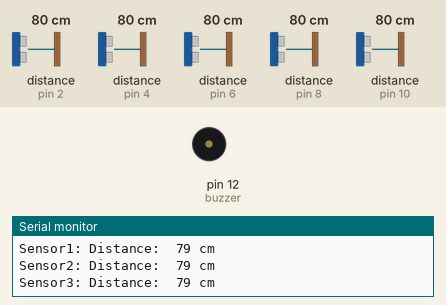
Recording of a sketch running on a simulated Arduino Uno, built with avr-gcc and run on an emulated ATmega328P. On the bench: buzzer (waves = sounding, pin HIGH), the last lines printed to the serial monitor. Wiring (inferred from the names in the program): 5 × ultrasonic range finder: trigger pin 3, echo pin 2 / trigger pin 5, echo pin 4 / trigger pin 7, echo pin 6 / trigger pin 9, echo pin 8 / trigger pin 11, echo pin 10. The test bench sets the inputs (shaded band); at power-on: distance to the obstacle (sensors on pin 2, pin 4, pin 6, pin 8, pin 10) 80 cm. The echo pulse lasts 58.3 µs per cm; pins used as bus, display or sensor lines are not drawn.

Above: at 6.2 s.
6.3 s: distance to the obstacle (sensor on pin 2) set to 65 cm
At 6.69 s:
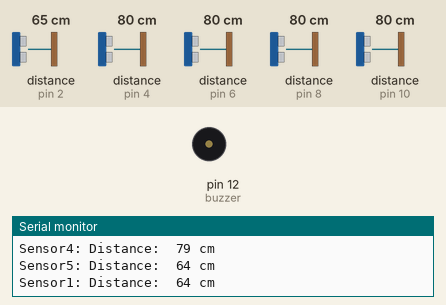
9.3 s: distance to the obstacle (sensor on pin 4) set to 71 cm
At 10.5 s:
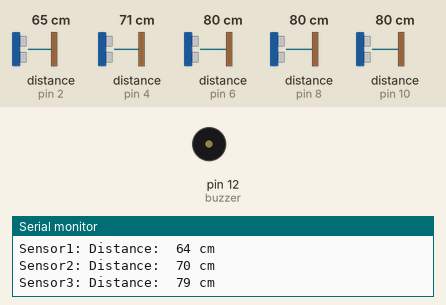
10.8 s: distance to the obstacle (sensor on pin 6) set to 70 cm
13.8 s: distance to the obstacle (sensor on pin 6) set to 64 cm
At 14.09 s:
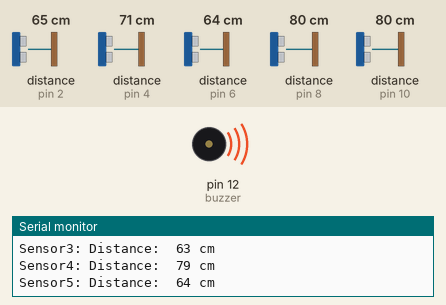
16.8 s: distance to the obstacle (sensor on pin 8) set to 2 cm
At 18.2 s:
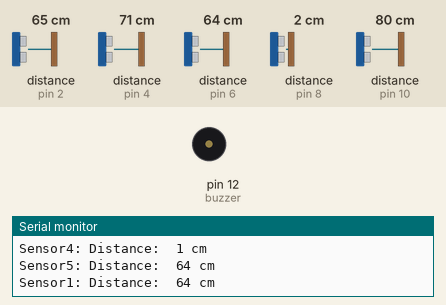
19.8 s: distance to the obstacle (sensor on pin 8) set to 60 cm
At 19.99 s:
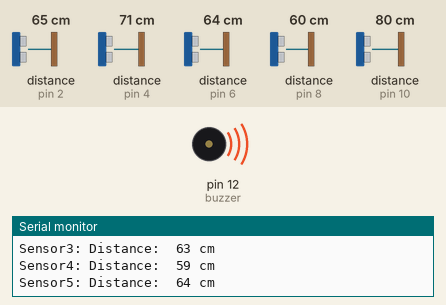
Timing chart, 0 to 23.8 s (numbered marks = the images above; inputs shaded):
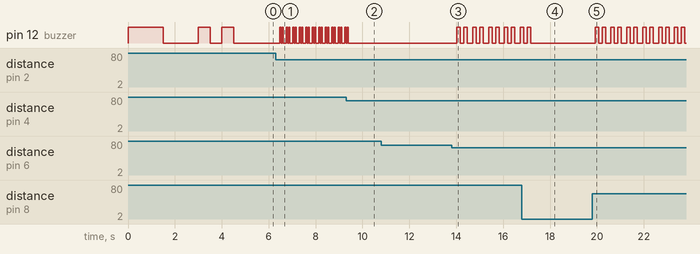

Measured:
- the behaviour switches between 67 and 66 cm on distance to the obstacle (sensor on pin 6) (found by bisection; images 2 and 3)
- after the input at 6.3 s, pin 12 (buzzer): LOW → HIGH after 0.18 s, then repeats every 0.28 s: LOW 0.05 s, HIGH 0.05 s, LOW 0.13 s, HIGH 0.05 s
- after the input at 9.3 s, pin 12 (buzzer): goes on until 9.4 s, then stays LOW
- after the input at 13.8 s, pin 12 (buzzer): LOW → HIGH after 0.22 s, then repeats every 0.68 s: LOW 0.15 s, HIGH 0.15 s, LOW 0.23 s, HIGH 0.15 s
- after the input at 16.8 s, pin 12 (buzzer): goes on until 17.2 s, then stays LOW
- after the input at 19.8 s, pin 12 (buzzer): LOW → HIGH after 0.12 s, then repeats every 0.68 s: LOW 0.15 s, HIGH 0.15 s, LOW 0.23 s, HIGH 0.15 s

The sketch:

BeyazBaston.ino
```cpp
int echoPin1 = 2; //2 olarak güncellenecek    denge sol
int trigPin1 = 3; //3 olarak güncellenecek

int echoPin2 = 4;   //denge sağ
int trigPin2 = 5;

int echoPin3 = 6; //6 olark güncellenecek   Mesafe ölcen sensor sensör3
int trigPin3 = 7; //7 olarak güncellenecek

int echoPin4 = 8; //yeni sensör                   sensör 4
int trigPin4 = 9; //yeni sensör

int echoPin5 = 10;
int trigPin5 = 11;

int buzzer=12; // => 13, 12

int merdiveninSayac = 0;

//bool isMerdiven;
bool denge;
//bool normal;                  //sensör 3 ün kabloları değişstirildei doğru mu kontrol et, güncel kodlar yüklenmedi
bool everThingIsGood;
bool merdivenIniyorum;

long times1;
long times2;
long times3;
long times4;
long times5;

long distance1;
long distance2;
long distance3;
long distance4;
long distance5;


void setup()
{
 pinMode(buzzer,OUTPUT); // Buzzer'in bağlı olduğu pini çıkış olarak ayarladık.

 digitalWrite(buzzer,HIGH); //açılışta buzzer uzun öter ve iki defa kısa Öter, ürünün doğru bir şekide açıldığını anlarız.
 delay(1500);
 digitalWrite(buzzer,LOW);
 delay(1500);
 digitalWrite(buzzer,HIGH);
 delay(500);
 digitalWrite(buzzer,LOW);
 delay(500);
 digitalWrite(buzzer,HIGH);
 delay(500);
 digitalWrite(buzzer,LOW);
 delay(500);

  pinMode(trigPin1, OUTPUT);
  pinMode(echoPin1,INPUT);

  pinMode(trigPin2, OUTPUT);
  pinMode(echoPin2,INPUT);

  pinMode(trigPin3, OUTPUT);
  pinMode(echoPin3,INPUT);

  pinMode(trigPin4, OUTPUT);
  pinMode(echoPin4,INPUT);

  pinMode(trigPin5, OUTPUT);
  pinMode(echoPin5,INPUT);

  Serial.begin(9600);
}
void loop()
{
  // sensor 1
  digitalWrite(trigPin1, LOW);
  delayMicroseconds(2);
  digitalWrite(trigPin1, HIGH);
  delayMicroseconds(2);
  digitalWrite(trigPin1, LOW);

  times1 = pulseIn(echoPin1, HIGH);
  distance1 =  0.0343 * (times1/2);

  Serial.print("Sensor1: Distance:  ");
  Serial.print(distance1);
  Serial.println(" cm");
  delayMicroseconds(2);

  //sensor 2
  digitalWrite(trigPin2, LOW);
  delayMicroseconds(2);
  digitalWrite(trigPin2, HIGH);
  delayMicroseconds(2);
  digitalWrite(trigPin2, LOW);

  times2 = pulseIn(echoPin2, HIGH);
  distance2 =  0.0343 * (times2/2);

  Serial.print("Sensor2: Distance:  ");
  Serial.print(distance2);
  Serial.println(" cm");
  delayMicroseconds(2);

  // sensor 3
  digitalWrite(trigPin3, LOW);
  delayMicroseconds(2);
  digitalWrite(trigPin3, HIGH);
  delayMicroseconds(2);
  digitalWrite(trigPin3, LOW);

  times3 = pulseIn(echoPin3, HIGH);
  distance3 =  0.0343 * (times3/2);

  Serial.print("Sensor3: Distance:  ");
  Serial.print(distance3);
  Serial.println(" cm");
  delayMicroseconds(2);

  // sensor 4
  digitalWrite(trigPin4, LOW);
  delayMicroseconds(2);
  digitalWrite(trigPin4, HIGH);
  delayMicroseconds(2);
  digitalWrite(trigPin4, LOW);

  times4 = pulseIn(echoPin4, HIGH);
  distance4 =  0.0343 * (times4/2);

  //('/n');
  Serial.print("Sensor4: Distance:  ");
  Serial.print(distance4);
  Serial.println(" cm");
  delayMicroseconds(2);

  // sensor 5 (engel sensörü)
  digitalWrite(trigPin5, LOW);
  delayMicroseconds(2);
  digitalWrite(trigPin5, HIGH);
  delayMicroseconds(2);
  digitalWrite(trigPin5, LOW);

  times5 = pulseIn(echoPin5, HIGH);
  distance5 =  0.0343 * (times1/2);

  Serial.print("Sensor5: Distance:  ");
  Serial.print(distance5);
  Serial.println(" cm");
  delayMicroseconds(2);


  isDenge();
  merdiven();
  merdivenC();
  meow3();

  //cukur();
  //meow();
  //normal();
  //meow2();
  //test();
}


void isDenge()
{
  if(distance1 - distance2 >=-10 && distance1 - distance2 <=10) // true
  {
     denge = true;
  }
  else
  {
    denge = false;

      digitalWrite(buzzer,HIGH);
      delay(50);
      digitalWrite(buzzer,LOW);
      delay(50);
      digitalWrite(buzzer,HIGH);
      delay(50);
      digitalWrite(buzzer,LOW);
      delay(50);
      digitalWrite(buzzer,LOW);
  }
}

/*void normal() //yeni eklendi
{
  if(denge==true)
  {
    if(distance3 > 30 && distance3 < 40)
    {
      if(distance4 > 20 && distance4 < 30)
      {
         everThingIsGood = true;
      }
    }
  }
}

void meow2() //indimCıktım //yeni eklendi
{
  if(merdivenIniyorum == true && everThingIsGood == true) // merdiven çıkıyorum için de aynısı yazılacak
  {
    merdivenIniyorum = false;

    for (int i = 0; i <= 1; i++)
        {
          digitalWrite(buzzer,HIGH);
          delay(50);
          digitalWrite(buzzer,LOW);
          delay(50);
          digitalWrite(buzzer,HIGH);
          delay(50);
          digitalWrite(buzzer,LOW);
          delay(50);
          digitalWrite(buzzer,LOW);
        }
  }
}*/
void meow3()
{
  if(denge == true)
  {
    if(distance5 < 60)
    {
      digitalWrite(buzzer,HIGH);
      delay(50);
      digitalWrite(buzzer,LOW);
      delay(50);
      digitalWrite(buzzer,HIGH);
      delay(150);
      digitalWrite(buzzer,LOW);
      delay(50);
      digitalWrite(buzzer,LOW);
    }
  }
}

void merdiven() //iniş
  {
    if (denge==true)
    {
      /*if(distance3 >= 100 && distance4 <= 30) //test edilecek //yeni eklendi   //100 && distance4 <= 30 normal değer olarak atandı
      {
        for (int i = 0; i <= 1; i++)
        {
           digitalWrite(buzzer,HIGH);
           delay(150);
           digitalWrite(buzzer,LOW);
           delay(150);
           digitalWrite(buzzer,HIGH);
           delay(150);
           digitalWrite(buzzer,LOW);
           delay(150);
           digitalWrite(buzzer,LOW);
        }
      }*/
      /*else*/ if(distance3 >= 100 && distance4 < 18) //distance 3 4 olarak güncellenecek //35 idi 40 yaptım //20, 17 oldu   sensör  norm 25 cm olması gerek, 40 => 100, 17 => 25

      {
        merdivenSes();

        merdivenIniyorum = true;
        merdiveninSayac = 0;
      }
      /*else if(distance3 >= 100 && distance4 >21 && distance4 < 29) // yorum satırı yapıldı
      {
        if(merdiveninSayac < 3)
        {
          digitalWrite(buzzer,HIGH);
          delay(150);
          digitalWrite(buzzer,LOW);
          delay(150);
          digitalWrite(buzzer,HIGH);
          delay(150);
          digitalWrite(buzzer,LOW);
          delay(150);
          digitalWrite(buzzer,LOW);

          merdiveninSayac++;
        }
      }*/
    }
  }

  void merdivenC()
  {
    if (denge==true)
    {
      if(distance3 <= 65 && distance4 > 35) //distance 3 4 olarak güncellenecek     //35 idi 40 yaptım//disance4 20 =>30 // distance3 e yukarıya doğru küçük bir eğim verildi, 40 => 60, 30 => 55
      {
        merdivenSes();

        merdiveninSayac = 0;
      }
    }
  }


 void cukur()
  {
    if(denge==true)
    {
      if(distance3 > 75 && distance4 < 30 && distance4 >20 ) //yeniden ayarlanacak 40 => 50  , 50 >= 75 //&& distance4 < 30 && distance4 >20 eklendi
      {
        digitalWrite(buzzer,HIGH);
        delay(350);
        digitalWrite(buzzer,LOW);
        delay(150);
        digitalWrite(buzzer,HIGH);
        delay(150);
        digitalWrite(buzzer,LOW);
        delay(150);
        digitalWrite(buzzer,LOW);
      }
    }
  }

 void meow() //cıkıntı fonksyon adı almıyor
 {
    if(denge==true)
    {
      if(distance3 < 45)  //sensöre yukarıya doğru eğim verdik // so3 den baston ucuna mesafe 50 cm// 30 => 45 // eğimi arttırıp 40 yada 35 cm yapmalı
      {
        digitalWrite(buzzer,HIGH);
        delay(1000);
        digitalWrite(buzzer,LOW);
        delay(50);
        digitalWrite(buzzer,HIGH);
        delay(100);
        digitalWrite(buzzer,LOW);
        delay(50);
        digitalWrite(buzzer,LOW);
      }
    }
 }

void engel()
{
  // sadece diz üzeri ve göhüs arası engelleri algılamak için tasarlanır.
}
/*
  void test()
  {
    if(distance3 > 100)
    {
      if (son_zaman-ilk_zaman>=150)
      {
    digitalWrite(buzzer,HIGH);
    ilk_zaman=son_zaman;

        if(son_zaman-ilk_zaman>=150);
          {
            digitalWrite(buzzer,LOW);
            ilk_zaman=son_zaman;
          }
       }
     }
  }
*/

void merdivenSes()
{
      digitalWrite(buzzer,HIGH);
      delay(150);
      digitalWrite(buzzer,LOW);
      delay(150);
      digitalWrite(buzzer,HIGH);
      delay(150);
      digitalWrite(buzzer,LOW);
      delay(150);
      digitalWrite(buzzer,LOW);
}

//şu anda 30-40 cm arası normal kabul ediliyor(distance3-sensör3). sensör4 sadece merdiven için kullanılıyor.
//çıkıntı ve çukurları algılayabiliyor. ayrıca cihazın dengede olup olmadığını da kontrol ediyor.
```
